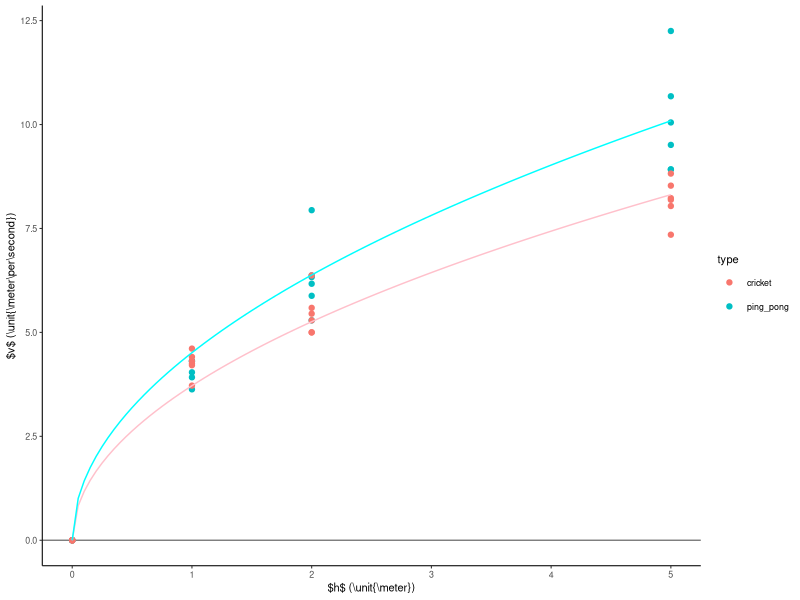

R code for this plot:
library(ggplot2)
library(dplyr)

raw <- read.csv('vdata.csv',header=TRUE)
data <- tibble(raw)

# prediction
v_predicted <- function(height_m,g){
  (2*g*height_m)^(0.5)
}


# make plots
fig <- ggplot(data)+
    geom_hline(yintercept=0,color='gray50')+
    geom_point(aes(x=height_m,y=v_ms,color=type))+
    geom_function(fun=v_predicted,args=list(g=6.91),color='pink')+
    geom_function(fun=v_predicted,args=list(g=10.18),color='cyan')+
    theme_classic(base_size=8)+
    xlab('$h$ (\\unit{\\meter})')+
    ylab('$v$ (\\unit{\\meter\\per\\second})')
# format legend position later
# save the figure
ggsave("fig1.svg",plot=fig,width=3.4167,height=2,units="in")


# do stats to get g and compare
data <- data %>%
     select(type, height_m, v_ms) %>%
     mutate(vsquared=v_ms^2)
model1 <- lm(vsquared~height_m+0,data)
model2 <- lm(vsquared~height_m:type+0,data)
anova(model1,model2)

# get g for cricket versus ping pong cases
print(summary(lm(vsquared~height_m+0,filter(data,type=='ping_pong'))))
print(summary(lm(vsquared~height_m+0,filter(data,type=='cricket'))))
